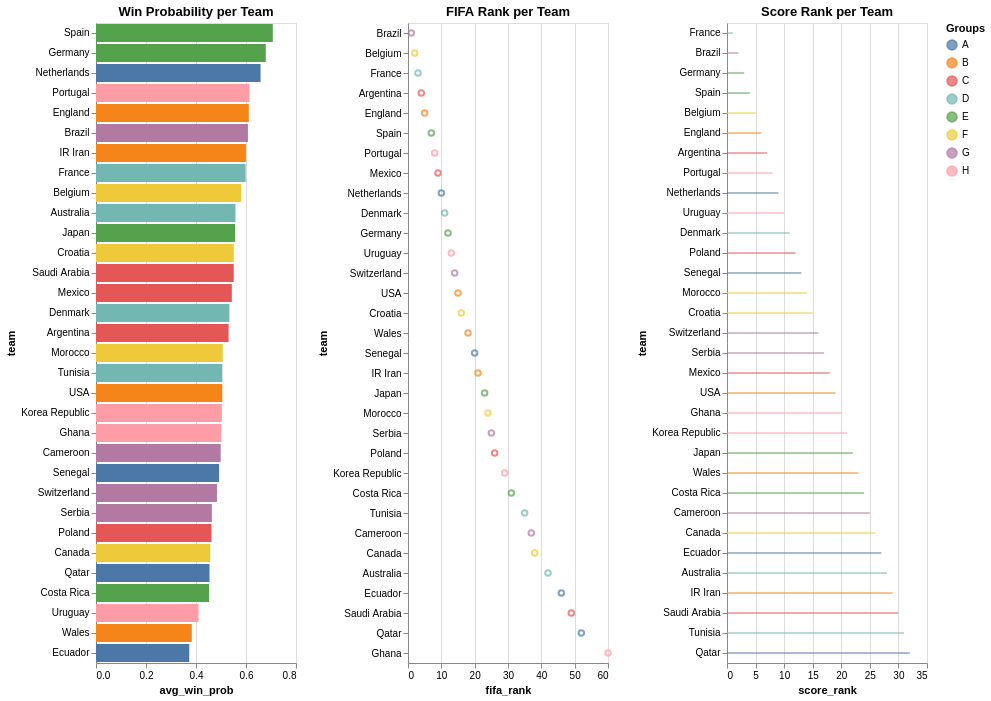

Write a Vega-Lite specification for this figure.
### Vega-Lite specification from a JSON file in a GitHub repository (floating-point values rounded to 4 significant figures)
{"config": {"view": {"continuousWidth": 200, "continuousHeight": 50}}, "hconcat": [{"mark": "bar", "encoding": {"color": {"field": "group", "legend": {"title": "Groups"}, "type": "nominal"}, "tooltip": [{"field": "team", "type": "nominal"}, {"field": "avg_win_prob", "type": "quantitative"}], "x": {"field": "avg_win_prob", "stack": "zero", "type": "quantitative"}, "y": {"field": "team", "sort": "-x", "type": "nominal"}}, "selection": {"selector216": {"type": "interval", "encodings": ["y"]}}, "title": "Win Probability per Team"}, {"mark": "point", "encoding": {"color": {"field": "group", "legend": {"title": "Groups"}, "type": "nominal"}, "tooltip": [{"field": "team", "type": "nominal"}, {"field": "fifa_rank", "type": "ordinal"}], "x": {"field": "fifa_rank", "type": "quantitative"}, "y": {"field": "team", "sort": "x", "type": "nominal"}}, "selection": {"selector216": {"type": "interval", "encodings": ["y"]}}, "title": "FIFA Rank per Team"}, {"mark": "rule", "encoding": {"color": {"field": "group", "legend": {"title": "Groups"}, "type": "nominal"}, "tooltip": [{"field": "team", "type": "nominal"}, {"field": "score_rank", "type": "ordinal"}], "x": {"field": "score_rank", "type": "quantitative"}, "y": {"field": "team", "sort": "x", "type": "nominal"}}, "selection": {"selector216": {"type": "interval", "encodings": ["y"]}}, "title": "Score Rank per Team"}], "data": {"name": "data-61e4020420b2018c4979b0365fe54f7f"}, "$schema": "https://vega.github.io/schema/vega-lite/v4.17.0.json", "datasets": {"data-61e4020420b2018c4979b0365fe54f7f": [{"team": "Netherlands", "group": "A", "fifa_rank": 10, "score_rank": 9, "avg_win_prob": 0.6583}, {"team": "Senegal", "group": "A", "fifa_rank": 20, "score_rank": 13, "avg_win_prob": 0.4923}, {"team": "Ecuador", "group": "A", "fifa_rank": 46, "score_rank": 27, "avg_win_prob": 0.3731}, {"team": "Qatar", "group": "A", "fifa_rank": 52, "score_rank": 32, "avg_win_prob": 0.454}, {"team": "England", "group": "B", "fifa_rank": 5, "score_rank": 6, "avg_win_prob": 0.6113}, {"team": "USA", "group": "B", "fifa_rank": 15, "score_rank": 19, "avg_win_prob": 0.505}, {"team": "Wales", "group": "B", "fifa_rank": 18, "score_rank": 23, "avg_win_prob": 0.3831}, {"team": "IR Iran", "group": "B", "fifa_rank": 21, "score_rank": 29, "avg_win_prob": 0.5996}, {"team": "Argentina", "group": "C", "fifa_rank": 4, "score_rank": 7, "avg_win_prob": 0.5304}, {"team": "Poland", "group": "C", "fifa_rank": 26, "score_rank": 12, "avg_win_prob": 0.4619}, {"team": "Mexico", "group": "C", "fifa_rank": 9, "score_rank": 18, "avg_win_prob": 0.5433}, {"team": "Saudi Arabia", "group": "C", "fifa_rank": 49, "score_rank": 30, "avg_win_prob": 0.5509}, {"team": "France", "group": "D", "fifa_rank": 3, "score_rank": 1, "avg_win_prob": 0.5986}, {"team": "Denmark", "group": "D", "fifa_rank": 11, "score_rank": 11, "avg_win_prob": 0.5335}, {"team": "Australia", "group": "D", "fifa_rank": 42, "score_rank": 28, "avg_win_prob": 0.5578}, {"team": "Tunisia", "group": "D", "fifa_rank": 35, "score_rank": 31, "avg_win_prob": 0.5054}, {"team": "Germany", "group": "E", "fifa_rank": 12, "score_rank": 3, "avg_win_prob": 0.6791}, {"team": "Spain", "group": "E", "fifa_rank": 7, "score_rank": 4, "avg_win_prob": 0.7072}, {"team": "Japan", "group": "E", "fifa_rank": 23, "score_rank": 22, "avg_win_prob": 0.5564}, {"team": "Costa Rica", "group": "E", "fifa_rank": 31, "score_rank": 24, "avg_win_prob": 0.4522}, {"team": "Belgium", "group": "F", "fifa_rank": 2, "score_rank": 5, "avg_win_prob": 0.581}, {"team": "Morocco", "group": "F", "fifa_rank": 24, "score_rank": 14, "avg_win_prob": 0.507}, {"team": "Croatia", "group": "F", "fifa_rank": 16, "score_rank": 15, "avg_win_prob": 0.551}, {"team": "Canada", "group": "F", "fifa_rank": 38, "score_rank": 26, "avg_win_prob": 0.457}, {"team": "Brazil", "group": "G", "fifa_rank": 1, "score_rank": 2, "avg_win_prob": 0.6077}, {"team": "Switzerland", "group": "G", "fifa_rank": 14, "score_rank": 16, "avg_win_prob": 0.4839}, {"team": "Serbia", "group": "G", "fifa_rank": 25, "score_rank": 17, "avg_win_prob": 0.4635}, {"team": "Cameroon", "group": "G", "fifa_rank": 37, "score_rank": 25, "avg_win_prob": 0.4987}, {"team": "Portugal", "group": "H", "fifa_rank": 8, "score_rank": 8, "avg_win_prob": 0.6142}, {"team": "Uruguay", "group": "H", "fifa_rank": 13, "score_rank": 10, "avg_win_prob": 0.4102}, {"team": "Ghana", "group": "H", "fifa_rank": 60, "score_rank": 20, "avg_win_prob": 0.5014}, {"team": "Korea Republic", "group": "H", "fifa_rank": 29, "score_rank": 21, "avg_win_prob": 0.5034}]}}
